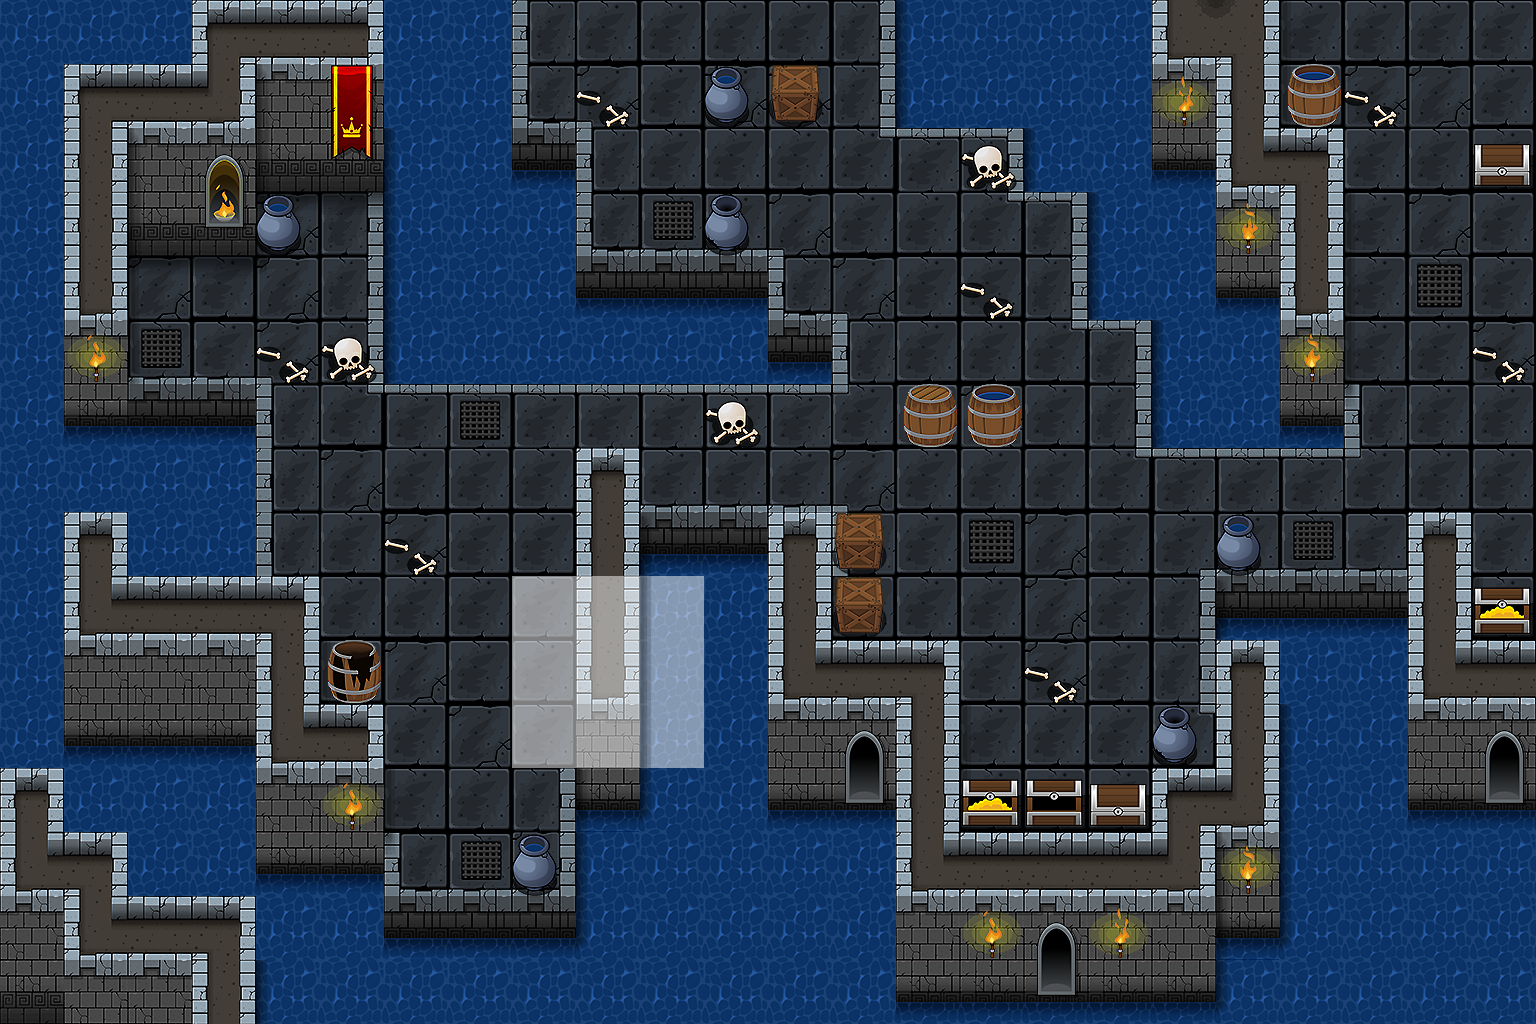

Below is a game level as drawn by its tile map, then a one-line description and the .tmx file that defines it, in full:
An orthogonal 24x16 tile map with 64x64 px tiles, 4 tile layers (flour, blockLayer, drawLayer, onBlockLayer), 2 tilesets.

<map version="1.0" tiledversion="1.1.6" orientation="orthogonal" renderorder="right-down" width="24" height="16" tilewidth="64" tileheight="64" infinite="0" nextobjectid="1">
 <tileset firstgid="1" name="tileSheets01-10" tilewidth="64" tileheight="64" tilecount="273" columns="13">
  <image source="tileSheet.png" width="832" height="1344" />
 </tileset>
 <tileset firstgid="274" name="tileSheets01-10" tilewidth="64" tileheight="64" tilecount="273" columns="13">
  <image source="tileSheet.png" width="832" height="1344" />
 </tileset>
 <layer name="flour" width="24" height="16">
  <data encoding="csv">
134,134,134,0,0,0,134,134,85,56,56,56,56,81,133,134,134,134,0,0,33,56,56,56,
134,0,0,0,0,0,134,134,131,72,56,57,57,81,133,134,134,134,0,0,33,57,57,56,
134,0,0,0,0,0,133,134,83,85,56,56,56,94,96,119,133,134,0,0,0,56,56,56,
134,0,0,0,41,81,133,134,134,131,71,70,72,56,56,94,119,133,134,0,0,33,57,56,
134,0,41,45,46,81,133,134,134,83,83,83,131,72,56,56,81,133,134,0,0,33,58,56,
134,0,71,70,72,81,133,134,134,134,134,134,83,85,56,56,94,119,133,134,0,33,56,57,
134,0,83,83,85,94,96,95,96,96,96,96,96,98,56,57,56,81,133,134,0,85,56,56,
134,134,134,134,85,57,56,56,56,0,70,70,70,72,56,56,56,94,96,96,96,98,56,56,
134,0,134,134,85,56,57,56,56,0,82,83,0,85,56,58,57,56,68,70,71,70,0,56,
134,0,0,0,0,56,56,56,0,0,0,134,0,33,56,56,57,56,81,82,83,83,0,33,
134,0,0,0,0,33,57,56,0,0,0,134,0,0,0,56,57,56,81,0,134,134,0,0,
134,0,0,0,0,0,56,57,0,0,0,134,0,0,0,33,56,56,94,0,133,134,0,0,
0,134,134,134,0,0,33,56,81,0,146,134,0,0,0,33,56,56,0,0,133,134,0,0,
0,0,134,134,0,0,131,71,132,133,134,134,134,134,0,0,0,0,0,0,133,134,134,134,
0,0,0,0,134,134,83,83,83,146,134,134,134,134,0,0,0,0,0,0,146,134,134,134,
0,0,0,0,133,134,134,134,134,134,134,134,134,134,0,0,0,0,0,146,134,134,134,134
</data>
 </layer>
 <layer name="blockLayer" width="24" height="16">
  <data encoding="csv">
0,0,0,61,5,6,0,0,0,0,0,0,0,0,0,0,0,0,35,113,0,0,0,0,
0,61,5,75,15,16,0,0,0,0,0,0,0,0,0,0,0,0,19,27,0,0,0,0,
0,27,15,19,28,29,0,0,0,0,0,0,0,0,0,0,0,0,79,74,62,0,0,0,
0,27,28,32,0,0,0,0,0,0,0,0,0,0,0,0,0,0,0,19,27,0,0,0,
0,40,0,0,0,0,0,0,0,0,0,0,0,0,0,0,0,0,0,79,40,0,0,0,
0,19,0,0,0,0,0,0,0,0,0,0,0,0,0,0,0,0,0,0,19,0,0,0,
0,79,0,0,0,0,0,0,0,0,0,0,0,0,0,0,0,0,0,0,79,0,0,0,
0,0,0,0,0,0,0,0,0,14,0,0,0,0,0,0,0,0,0,0,0,0,0,0,
0,14,0,0,0,0,0,0,0,27,0,0,14,0,0,0,0,0,0,0,0,0,14,0,
0,74,5,5,62,0,0,0,0,0,0,0,27,0,0,0,0,0,0,0,0,0,27,0,
0,19,19,19,27,0,0,0,0,0,0,0,74,3,62,0,0,0,0,14,0,0,74,5,
0,79,79,79,74,6,0,0,0,0,0,0,19,19,27,0,0,0,0,27,0,0,19,19,
14,0,0,0,19,19,0,0,0,66,0,0,79,79,27,0,0,0,61,75,0,0,79,79,
74,62,0,0,79,79,0,0,0,0,0,0,0,0,74,5,5,5,75,15,0,0,0,0,
19,74,5,62,0,0,0,0,0,0,0,0,0,0,19,19,19,19,19,66,0,0,0,0,
32,19,19,27,0,0,0,0,0,0,0,0,0,0,79,79,79,79,79,0,0,0,0,0
</data>
 </layer>
 <layer name="drawLayer" width="24" height="16">
  <data encoding="csv">
0,0,0,0,0,0,0,0,0,0,0,0,0,0,0,0,0,0,0,0,0,0,0,0,
0,0,0,0,0,0,0,0,0,0,0,0,0,0,0,0,0,0,0,0,0,0,0,0,
0,0,0,0,0,0,0,0,0,0,0,0,0,0,0,0,0,0,0,0,0,0,0,0,
0,0,0,0,0,0,0,0,0,0,0,0,0,0,0,0,0,0,0,0,0,0,0,0,
0,0,0,0,0,0,0,0,0,0,0,0,0,0,0,0,0,0,0,0,0,0,0,0,
0,0,0,0,0,0,0,0,0,0,0,0,0,0,0,0,0,0,0,0,0,0,0,0,
0,0,0,0,0,0,0,0,0,0,0,0,0,0,0,0,0,0,0,0,0,0,0,0,
0,0,0,0,0,0,0,0,0,0,0,0,0,0,0,0,0,0,0,0,0,0,0,0,
0,0,0,0,0,0,0,0,0,0,0,0,0,0,0,0,0,0,0,0,0,0,0,0,
0,0,0,0,0,0,0,0,267,262,268,0,0,0,0,0,0,0,0,0,0,0,0,0,
0,0,0,0,0,0,0,0,267,263,268,0,0,0,0,0,0,0,0,0,0,0,0,0,
0,0,0,0,0,0,0,0,267,270,268,0,0,0,0,0,0,0,0,0,0,0,0,0,
0,0,0,0,0,0,0,0,0,0,0,0,0,0,0,0,0,0,0,0,0,0,0,0,
0,0,0,0,0,0,0,0,0,0,0,0,0,0,0,0,0,0,0,0,0,0,0,0,
0,0,0,0,0,0,0,0,0,0,0,0,0,0,0,0,0,0,0,0,0,0,0,0,
0,0,0,0,0,0,0,0,0,0,0,0,0,0,0,0,0,0,0,0,0,0,0,0
</data>
 </layer>
 <layer name="onBlockLayer" width="24" height="16">
  <data encoding="csv">
0,0,0,0,0,0,0,0,0,0,0,0,0,0,0,0,0,0,0,0,0,0,0,0,
0,0,0,0,0,0,0,0,0,180,0,177,169,0,0,0,0,0,194,0,236,180,0,0,
0,0,0,204,0,0,0,0,0,0,0,0,0,0,0,179,0,0,0,0,0,0,0,166,
0,0,0,217,177,121,0,0,0,0,0,178,0,0,0,0,0,0,0,193,0,0,0,0,
0,0,0,0,0,0,0,0,0,0,0,0,0,0,0,180,0,0,0,0,0,0,0,0,
0,191,109,0,180,179,0,0,0,0,0,0,0,0,0,0,0,0,0,0,192,0,0,180,
0,0,0,0,0,0,0,0,0,0,0,179,0,0,235,236,0,0,0,0,0,122,0,0,
0,0,0,0,0,0,0,0,0,0,0,0,0,0,0,0,0,0,0,0,0,0,0,0,
0,0,0,0,0,0,180,0,0,0,0,0,0,169,0,0,0,0,0,177,0,0,0,0,
0,0,0,0,0,0,0,0,0,0,109,0,0,169,0,0,0,0,0,0,0,0,0,164,
0,0,0,0,0,238,0,0,0,0,109,0,0,0,0,0,180,0,0,0,0,0,0,0,
0,0,0,0,0,0,0,0,0,0,109,0,0,208,0,0,0,0,178,0,0,0,0,208,
0,0,0,0,0,191,0,0,0,0,0,0,0,221,0,164,168,166,0,0,0,0,0,221,
0,0,0,0,0,0,122,0,177,0,0,0,0,0,0,0,0,0,0,192,0,0,0,0,
0,0,0,0,0,0,0,0,0,0,0,0,0,0,0,191,208,194,0,0,0,0,0,0,
0,0,0,0,0,0,0,0,0,0,0,0,0,0,0,0,221,0,0,0,0,0,0,0
</data>
 </layer>
</map>
